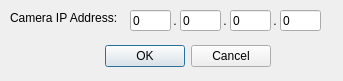
<?xml version="1.0" encoding="UTF-8"?>
<ui version="4.0">
 <class>ChangeIP</class>
 <widget class="QDialog" name="ChangeIP">
  <property name="geometry">
   <rect>
    <x>0</x>
    <y>0</y>
    <width>343</width>
    <height>81</height>
   </rect>
  </property>
  <property name="windowTitle">
   <string>New IP Address</string>
  </property>
  <widget class="QDialogButtonBox" name="buttonBox">
   <property name="geometry">
    <rect>
     <x>-70</x>
     <y>40</y>
     <width>341</width>
     <height>32</height>
    </rect>
   </property>
   <property name="orientation">
    <enum>Qt::Horizontal</enum>
   </property>
   <property name="standardButtons">
    <set>QDialogButtonBox::Cancel|QDialogButtonBox::Ok</set>
   </property>
  </widget>
  <widget class="QLineEdit" name="ip1">
   <property name="geometry">
    <rect>
     <x>130</x>
     <y>10</y>
     <width>41</width>
     <height>21</height>
    </rect>
   </property>
   <property name="text">
    <string>0</string>
   </property>
  </widget>
  <widget class="QLabel" name="label">
   <property name="geometry">
    <rect>
     <x>170</x>
     <y>10</y>
     <width>20</width>
     <height>21</height>
    </rect>
   </property>
   <property name="text">
    <string> .</string>
   </property>
  </widget>
  <widget class="QLineEdit" name="ip2">
   <property name="geometry">
    <rect>
     <x>180</x>
     <y>10</y>
     <width>41</width>
     <height>21</height>
    </rect>
   </property>
   <property name="text">
    <string>0</string>
   </property>
  </widget>
  <widget class="QLabel" name="label_2">
   <property name="geometry">
    <rect>
     <x>220</x>
     <y>10</y>
     <width>20</width>
     <height>21</height>
    </rect>
   </property>
   <property name="text">
    <string> .</string>
   </property>
  </widget>
  <widget class="QLineEdit" name="ip3">
   <property name="geometry">
    <rect>
     <x>230</x>
     <y>10</y>
     <width>41</width>
     <height>21</height>
    </rect>
   </property>
   <property name="text">
    <string>0</string>
   </property>
   <property name="placeholderText">
    <string notr="true"/>
   </property>
  </widget>
  <widget class="QLabel" name="label_3">
   <property name="geometry">
    <rect>
     <x>10</x>
     <y>10</y>
     <width>121</width>
     <height>16</height>
    </rect>
   </property>
   <property name="text">
    <string>Camera IP Address:</string>
   </property>
  </widget>
  <widget class="QLineEdit" name="ip4">
   <property name="geometry">
    <rect>
     <x>280</x>
     <y>10</y>
     <width>41</width>
     <height>21</height>
    </rect>
   </property>
   <property name="text">
    <string>0</string>
   </property>
   <property name="placeholderText">
    <string notr="true"/>
   </property>
  </widget>
  <widget class="QLabel" name="label_4">
   <property name="geometry">
    <rect>
     <x>270</x>
     <y>10</y>
     <width>20</width>
     <height>21</height>
    </rect>
   </property>
   <property name="text">
    <string> .</string>
   </property>
  </widget>
 </widget>
 <resources/>
 <connections>
  <connection>
   <sender>buttonBox</sender>
   <signal>accepted()</signal>
   <receiver>ChangeIP</receiver>
   <slot>accept()</slot>
   <hints>
    <hint type="sourcelabel">
     <x>248</x>
     <y>254</y>
    </hint>
    <hint type="destinationlabel">
     <x>157</x>
     <y>274</y>
    </hint>
   </hints>
  </connection>
  <connection>
   <sender>buttonBox</sender>
   <signal>rejected()</signal>
   <receiver>ChangeIP</receiver>
   <slot>reject()</slot>
   <hints>
    <hint type="sourcelabel">
     <x>316</x>
     <y>260</y>
    </hint>
    <hint type="destinationlabel">
     <x>286</x>
     <y>274</y>
    </hint>
   </hints>
  </connection>
 </connections>
</ui>
